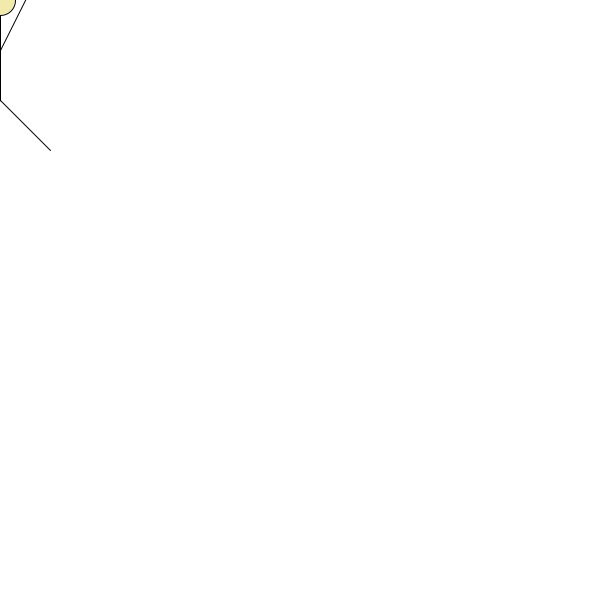
Frame 1 (no input)
Frame 60 (the mouse pressed at the canvas centre just before this capture): identical to frame 1, image omitted
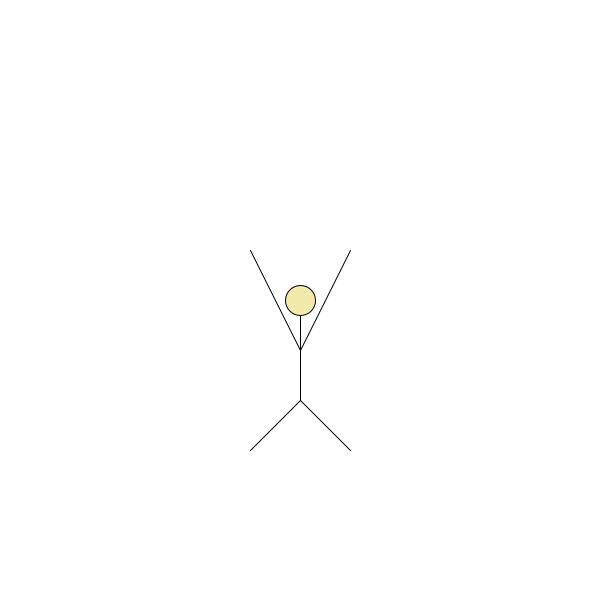
Frame 120 (the mouse held since frame 60 and released just before this capture)

The Processing sketch that drew these frames (run headless with seeded random() and noise(); from frame 60 on, the mouse is pressed at the canvas centre):

// Processing sketch: processing_160748
// ── processing_160748.pde

void setup() {
  size(600,600);
}

void draw(){
  background(255);
  drawStickFigure(mouseX,mouseY);
}

void drawStickFigure(int x, int y ){
  fill(#F2EAAB);
  stroke(0);
  ellipse(x,y,30,30);
  line(x-50,y-50,x,y+50);
  line(x+50,y-50,x, y+50);
  line(x-50,y+150,x,y+100);
  line(x+50,y+150,x,y+100);
  line(x,y+15,x,y+100);
}
